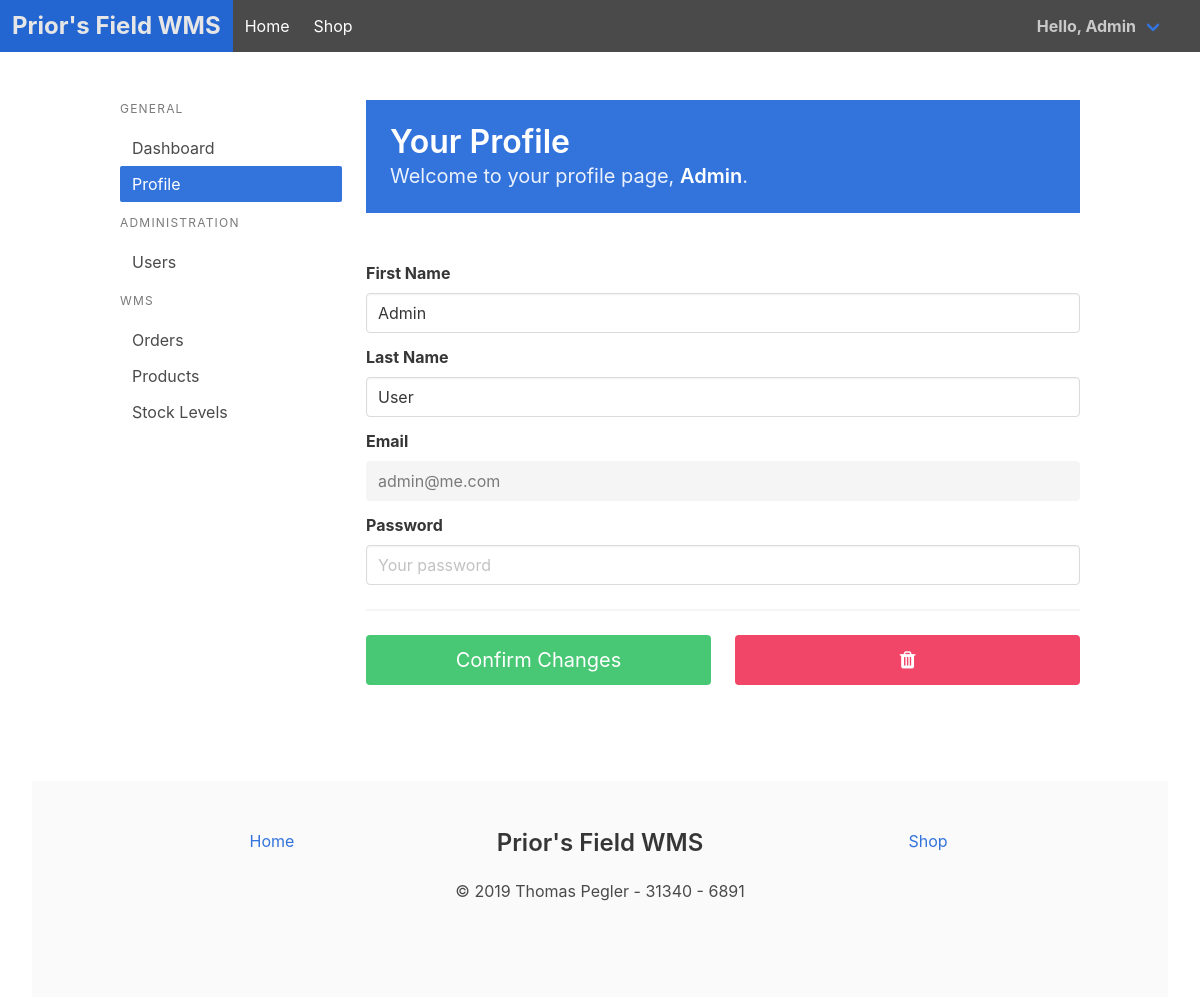
The app's page /profile (signed in) with its own data.
### app/models.py (models this page shows, shortened)
class User(UserMixin, db.Model):
    id = db.Column(db.Integer, primary_key=True)
    email = db.Column(db.String, unique=True, nullable=False)
    password = db.Column(db.String, nullable=False)
    firstname = db.Column(db.String, nullable=False)
    lastname = db.Column(db.String, nullable=False)
    isadmin = db.Column(db.Boolean, nullable=False, default=0)
    address_line1 = db.Column(db.String)
    address_line2 = db.Column(db.String)
    address_city = db.Column(db.String)
    address_county = db.Column(db.String)
    address_postcode = db.Column(db.String)
    orders = db.relationship('Order', backref="orderuser", lazy=True)
    basketitems = db.relationship('BasketItem', backref="basketuser", lazy=True)
    passreset = db.relationship('UserPassReset', backref="passresetuser", lazy=True)

### app/main.py (the view)
@main.route("/profile")
@login_required
def profile():
    if current_user.isadmin:
        return render_template("admin_profile.html")
    else:
        return render_template("user_profile.html")

### app/__init__.py (called while the page is built)
@login_manager.user_loader
def load_user(user_id):
    return User.query.get(int(user_id))

### app/templates/admin_profile.html (shortened to what this page needs)
{% extends "admin_pagebase.html" %}
{% block pagecontent %}
<div class="column is-9">
    <section class="hero is-link welcome is-small">
        <div class="hero-body">
            <div class="container">
                <h1 class="title">
                    Your Profile
                </h1>
                <h2 class="subtitle">
                    Welcome to your profile page, <strong>{{ current_user.firstname }}</strong>.
                </h2>
            </div>
        </div>
    </section>
    <section class="hero is-small">
        <div class="hero-body">
        </div>
    </section>
    <section>
        <form method="POST" action="/profile/edit" enctype="multipart/form-data">
            <div class="field">
                <label class="label">First Name</label>
                <div class="control">
                    <input class="input" type="text" value="{{ current_user.firstname }}" name="firstname" required>
                </div>
            </div>
            <div class="field">
                <label class="label">Last Name</label>
                <div class="control">
                    <input class="input" type="text" value="{{ current_user.lastname }}" name="lastname" required>
                </div>
            </div>
            <div class="field">
                <label class="label">Email</label>
                <div class="control">
                    <input class="input" type="email" value="{{ current_user.email }}" name="email" disabled>
                </div>
            </div>
            <div class="field">
                <label class="label">Password</label>
                <div class="control">
                    <input class="input" type="password" name="password" placeholder="Your password" required>
                </div>
            </div>
            <hr>
            <div class="columns">
                <div class="column">
                    <button class="button is-success is-medium is-fullwidth is-11" type="submit">Confirm Changes</button>
                </div>
        </form>
                <div class="column">
                    <form method="POST" action="/profile/delete">
                            <button class="button is-medium is-fullwidth is-danger is-1" type="submit"><i class="fa fa-trash"></i></button>
                    </form>
                </div>
            </div>
    </section>
    <section class="hero is-small">
        <div class="hero-body">
        </div>
    </section>
{% endblock %}

### app/templates/base.html (shortened to what this page needs)
<!DOCTYPE html>
<html>
<head>
    <link rel="stylesheet" href="https://maxcdn.bootstrapcdn.com/font-awesome/4.7.0/css/font-awesome.min.css">
    <link rel="stylesheet" href="/static/css/mybulma.css">
</head>
<body>
    <section class="hero is-link has-background-grey-dark">
        <nav class="navbar" role="navigation">
            <div class="navbar-brand">
                <a href="{{ url_for('main.index') }}" class="navbar-item has-text-white is-size-4">
                    <strong>Prior's Field WMS</strong>
                </a>
            </div>
            <div class="navbar-menu">
                <div class="navbar-start">
                    <a href="{{ url_for('main.index') }}" class="navbar-item">
                        Home
                    </a>
                    <a href="{{ url_for('shop.shop_main') }}" class="navbar-item">
                        Shop
                    </a>
                </div>
            </div>
            <div class="navbar-end">
                {% if current_user.is_authenticated %}
                <div class="navbar-item has-dropdown is-hoverable">
                    <a class="navbar-link">
                        <strong>Hello, {{ current_user.firstname }}</strong>
                    </a>
                {% endif %}
                <div class="navbar-item">
                </div>
                </div>
            </div>
        </nav>
    </section>
    {% block content %}
    {% endblock %}
<section>
    <div class="container is-fluid">
        <footer class="footer">
            <div class="container">
                <div class="columns">
                    <div class="column is-4">
                        <div class="level"><a class="level-item" href="{{ url_for('main.index') }}">Home</a></div>
                    </div>
                    <div class="column is-4 has-text-centered"><a class="title is-4">Prior's Field WMS</a></div>
                    <div class="column is-4 has-text-right">
                        <div class="level"><a class="level-item" href="{{ url_for('shop.shop_main') }}">Shop</a></div>
                    </div>
                </div>
                <p class="subtitle has-text-centered is-6">&copy; 2019 Thomas Pegler - 31340 - 6891</p>
            </div>
        </footer>
    </div>
</section>
</body>
</html>

### records on screen
User: firstname "Admin", lastname "User", email "admin@me.com"
